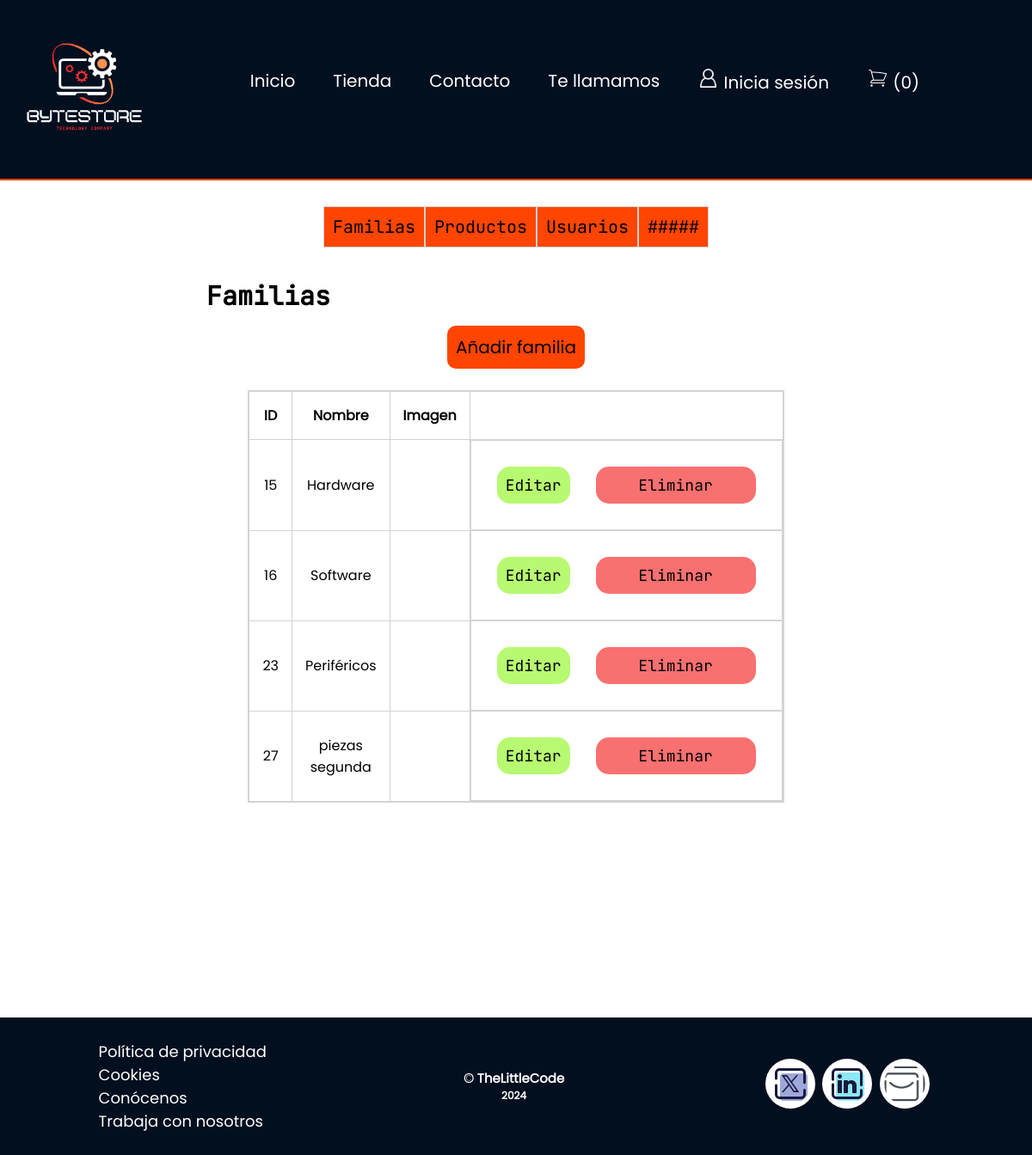
/panel_control/familias/index.php, run on an earlier commit of the app's database.
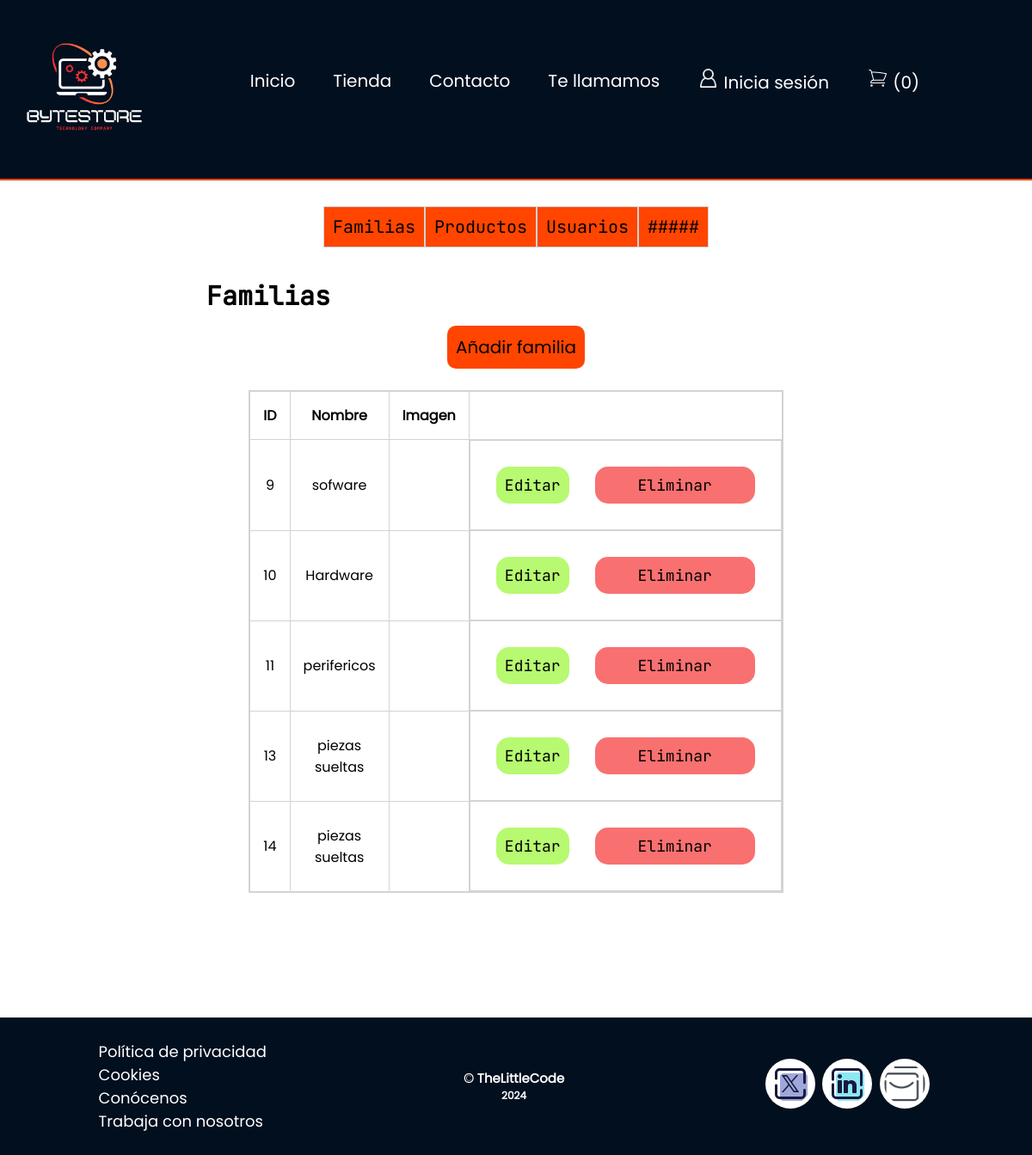
And on a later commit of the database.
### tables this page shows
CREATE TABLE `familias` (
  `id` int(11) NOT NULL COMMENT 'Primary Key',
  `name` varchar(255) DEFAULT NULL,
  `Imagen` varchar(255) DEFAULT NULL COMMENT 'Imagen'
);

### panel_control/familias/index.php (the view, shortened to what this page needs)
<?php
include ('../../templates/header.php');
include ('../../bd.php');
?>
<?php
$sentencia = $conexion->prepare("SELECT * FROM familias");
$sentencia->execute();
$lista_familias = $sentencia->fetchAll(PDO::FETCH_ASSOC);
?>
<div class="second-menu">
    <div class="second-nav">
        <ul class="second-menu">
            <li><a href="index.php" class="btn-secondMenu">Familias</a></li>
            <li><a href="../productos/index.php" class="btn-secondMenu">Productos</a></li>
            <li><a href="../usuarios//index.php" class="btn-secondMenu">Usuarios</a></li>
            <li><a href="#" class="btn-secondMenu">#####</a></li>
        </ul>
    </div>
</div>
<h4>Familias</h4>
<section class="main-Tablas">
    <div class="card-table">
        <div class="card-header">
            <a href="crear.php" class="btn-primary">
                Añadir familia
            </a>
        </div>
        <div class="card-body">
            <div class="main-table">
                <table class="table">
                    <thead>
                        <tr>
                            <th>ID</th>
                            <th>Nombre</th>
                            <th>Imagen</th>
                            <th></th>
                        </tr>
                    </thead>
                    <tbody>
                        <?php
                        foreach ($lista_familias as $registro) {
                            ?>
                            <tr >
                                <td> <?php echo $registro['id']; ?> </td>
                                <td> <?php echo $registro['name']; ?> </td>
                                <td>
                                </td>
                                <td class="tdAcciones">
                                    <a class="btn-info" href="editar.php?txtID=<?php echo $registro['id']; ?>">Editar</a>
                                    <a class="btn-danger" href="index.php?txtID=<?php echo $registro['id']; ?>">Eliminar</a>
                                </td>
                            </tr>
                        <?php } ?>
                    </tbody>
                </table>
            </div>
        </div>
</section>
<?php
include ('../../templates/footer.php');
?>

What changed in the data, as far as the page shows it:
removed familias: id "15", name "Hardware"
removed familias: id "16", name "Software"
removed familias: id "23", name "Periféricos"
removed familias: id "27", name "piezas segunda"
added familias: id "9", name "sofware"
added familias: id "10", name "Hardware"
added familias: id "11", name "perifericos"
added familias: id "13", name "piezas sueltas"
added familias: id "14", name "piezas sueltas"
